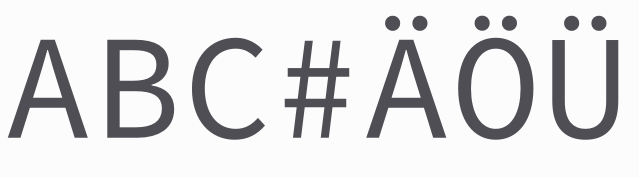
#> input picture set_theorie/Test.png, 639 x 177 px
$ jupyter execute erosion.ipynb
#> lines starting #> are read from the running program, lines starting #| are printed output that depends on the picture; after the words box and inside, x2 and y2 are one past the last pixel; in counts of white or black regions, pixels touching at a corner belong together
[cell 1]
from matplotlib import pyplot as plt
import numpy as np
from skimage import color
from skimage import io

[cell 2]
kernelsize = 3

if kernelsize%2==1:
    ks=kernelsize
ksn=int((ks-1)/2)

[cell 3]
def neighbours(a,b,mat,s=ksn):
    neighbors = [mat[i][j] for i in range(a-s, a+s+1) for j in range(b-s, b+s+1)]
    return np.array(neighbors)

#Get RGB_Channels from 4 Channel png
imgi = io.imread('Test.png')[:,:,:3]

#convert to Binary
imgg = color.rgb2gray(imgi)
halfmax = np.max(imgg)/2
#> halfmax = 0.494
imgbw=np.where(imgg>halfmax, 255, 0)
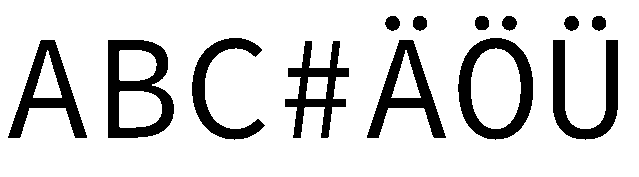
#> imgbw: shape (177, 639) int64; 83.2% white; 13 black regions, largest, box (x1, y1, x2, y2) and area: (108, 40, 174, 138) 3179, (458, 38, 533, 140) 2883, (553, 40, 618, 140) 2579
plt.imshow(imgbw,cmap = "gray")

[cell 4]
def mirror_padding(img,ksn):
#> called with ksn = 1
    m2 = np.flipud(img)
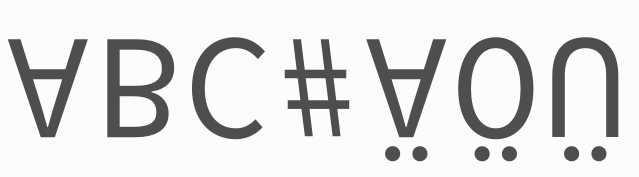
#> m2: shape (177, 639) float64; min 0.31, max 0.988, mean 0.87
    m2o = m2[-ksn:,:]
    m2u = m2[:ksn,:]
    m1 = np.fliplr(m2)
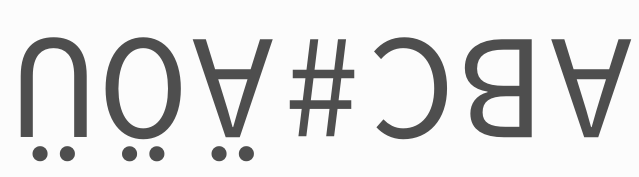
#> m1: shape (177, 639) float64; min 0.31, max 0.988, mean 0.87
    m1ol=m1[-ksn:,-ksn:]
#> m1ol = [0.988]
    m1ul=m1[:ksn,-ksn:]
#> m1ul = [0.988]
    m1ur=m1[:ksn,:ksn]
#> m1ur = [0.988]
    m1or=m1[-ksn:,:ksn]
#> m1or = [0.988]
    m3 = np.fliplr(img)
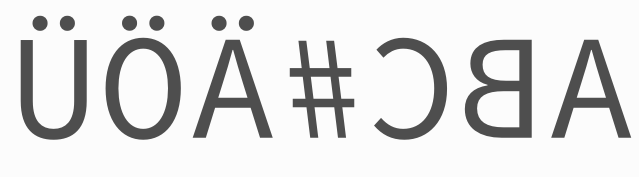
#> m3: shape (177, 639) float64; min 0.31, max 0.988, mean 0.87
    m3l= m3[:,-ksn:]
#> m3l = 177 values from 0.988 to 0.988
    m3r= m3[:,:ksn]
#> m3r = 177 values from 0.988 to 0.988

    imgn=np.zeros((len(img)+2*ksn,len(img[0])+2*ksn))
#> imgn: shape (179, 641) float64; every value is 0
    imgn[0:ksn,0:ksn]=m1ol
    imgn[ksn:-ksn,0:ksn]=m3l
    imgn[-ksn:,:ksn]=m1ul
#> imgn: shape (179, 641) float64; values 0 (black) and 0.988 (white), 0.16% white in thin lines or dots, all inside (x1, y1, x2, y2) = (0, 0, 1, 179)
    imgn[-ksn:,ksn:-ksn]=m2u
    imgn[-ksn:,-ksn:]=m1ur
#> imgn: shape (179, 641) float64; values 0 (black) and 0.988 (white), 0.71% white in thin lines or dots
    imgn[ksn:-ksn,-ksn:]=m3r
    imgn[0:ksn,-ksn:]=m1or
#> imgn: shape (179, 641) float64; values 0 (black) and 0.988 (white), 0.87% white in thin lines or dots
    imgn[0:ksn,ksn:-ksn]=m2o
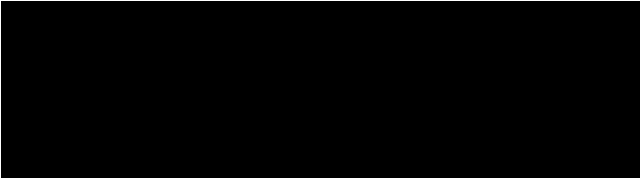
#> imgn: shape (179, 641) float64; values 0 (black) and 0.988 (white), 1.4% white in thin lines or dots
    imgn[ksn:-ksn,ksn:-ksn]=img
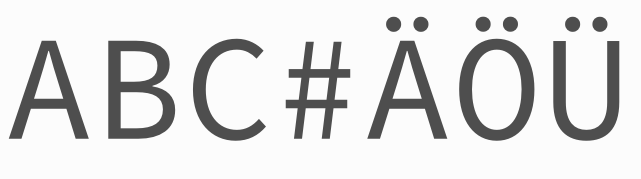
#> imgn: shape (179, 641) float64; min 0.31, max 0.988, mean 0.871
    return imgn

img = mirror_padding(imgg,ksn)
